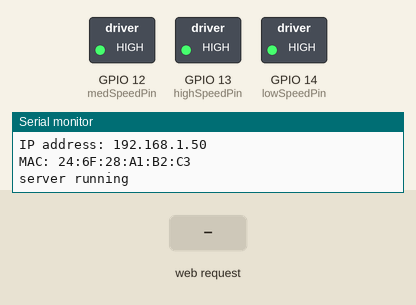
This sketch was run on a simulated ESP8266 (NodeMCU). Shown: switched loads named in the sketch (green lamp = pin HIGH), the last lines printed to the serial monitor. The inputs (shaded band) are chosen by the test bench. WiFi joins after 1.5 s; servers stay silent unless stated.

Above: at 3.7 s.
3.8 s: HTTP request GET /fan/speed/3 received
At 4.8 s:
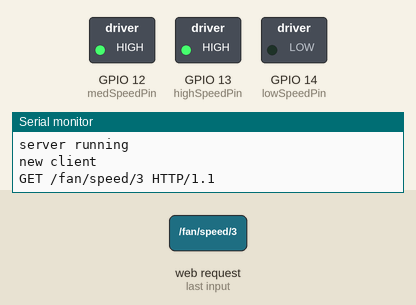
5.3 s: HTTP request GET /fan/speed/2 received
At 6.0 s:
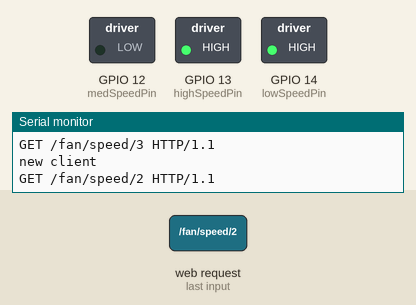
6.8 s: HTTP request GET /fan/speed/1 received
At 7.1 s:
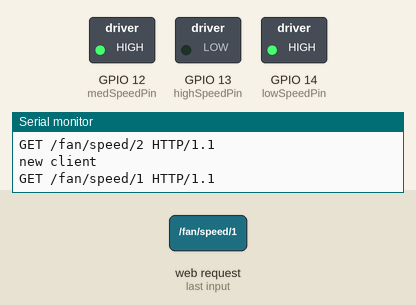
8.3 s: HTTP request GET /fan/speed/0 received
At 9.5 s:
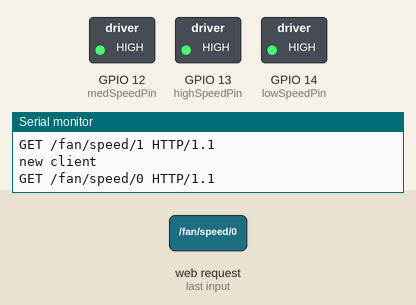
Timing chart, 0 to 10.8 s (numbered marks = the images above; inputs shaded):
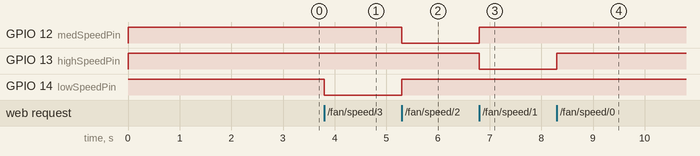

Measured:
- after the input at 3.8 s, GPIO 14 (lowSpeedPin): HIGH → LOW at once
- after the input at 5.3 s, GPIO 12 (medSpeedPin): HIGH → LOW at once; GPIO 14 (lowSpeedPin): LOW → HIGH at once
- after the input at 6.8 s, GPIO 12 (medSpeedPin): LOW → HIGH at once; GPIO 13 (highSpeedPin): HIGH → LOW at once
- after the input at 8.3 s, GPIO 13 (highSpeedPin): LOW → HIGH at once

The sketch:

fanserver.ino
```cpp
#include <ESP8266WiFi.h>

/*
 *  FanServer is an http service which allows
 *  control of fan over gpio. The fan has
 *  three speeds and an off mode. This sketch
 *  was designed to be run on an ESP8266
 *  board.
 *
 *  Three 5v relays should be wired to the
 *  GPIO pins listed below. The relays I
 *  used would not operate reliably with
 *  3v and so I could not the use board
 *  directly to provide a voltage. Instead
 *  I spliced the USB power supply to obtain
 *  the voltage needed.
 *
 *  The fan has four wires leading to the motor.
 *  One for each speed and one for ground. Completing
 *  the ground to one of the speed wires in a circuit
 *  would run that speeds. This service ensures that
 *  only one relay is enabled at a time.
 *
 *  created by:  Michael Baumgarten
 *  date:  7/29/17
 *
 */

const char* ssid = "";
const char* password = "";

// GPIO pins
const int lowSpeedPin = 14;
const int medSpeedPin = 12;
const int highSpeedPin = 13;

WiFiServer server(80);

void setup() {
  // gpio initialization
  pinMode(lowSpeedPin, OUTPUT);
  pinMode(medSpeedPin, OUTPUT);
  pinMode(highSpeedPin, OUTPUT);

  digitalWrite(lowSpeedPin, HIGH);
  digitalWrite(medSpeedPin, HIGH);
  digitalWrite(highSpeedPin, HIGH);

  delay(1000);
  Serial.begin(115200);
  WiFi.begin(ssid, password);

  // wait for connection
  while (WiFi.status() != WL_CONNECTED) {
    delay(500);
    Serial.println(".");
  }

  // print information
  Serial.println("");
  Serial.print("Connected to ");
  Serial.println(ssid);
  Serial.print("IP address: ");
  Serial.println(WiFi.localIP());

  Serial.print("MAC: ");
  Serial.println(WiFi.macAddress());

  server.begin();
  Serial.println("server running");


}

void loop(void) {
  WiFiClient client = server.available();
  if (!client) {
    return;
  }

  Serial.println("new client");
  while (!client.available()) {
    delay(1);
  }

  String request = client.readStringUntil('\r');
  Serial.println(request);
  client.flush();

  String html = "HTTP/1.1 200 OK\r\nContent-Type: text/html\r\n\r\n<!DOCTYPE HTML>\r\n<html>\r\nFan has been set to ";

  if (request.indexOf("/fan/speed/0") != -1) {
    digitalWrite(lowSpeedPin, HIGH);
    digitalWrite(medSpeedPin, HIGH);
    digitalWrite(highSpeedPin, HIGH);
      html += "off";
  }
  else if (request.indexOf("/fan/speed/3") != -1) {
    digitalWrite(medSpeedPin, HIGH);
    digitalWrite(highSpeedPin, HIGH);
    digitalWrite(lowSpeedPin, LOW);
    html += "low";
  }
  else if (request.indexOf("/fan/speed/2") != -1) {
    digitalWrite(lowSpeedPin, HIGH);
    digitalWrite(highSpeedPin, HIGH);
    digitalWrite(medSpeedPin, LOW);
    html += "med";
  }
  else if (request.indexOf("/fan/speed/1") != -1) {
    digitalWrite(lowSpeedPin, HIGH);
    digitalWrite(medSpeedPin, HIGH);
    digitalWrite(highSpeedPin, LOW);
    html += "high";
  }
  else {
    Serial.println("invalid request");
    client.stop();
    return;
  }

  client.flush();

  html += "</html>\n";

  client.print(html);

}
```
